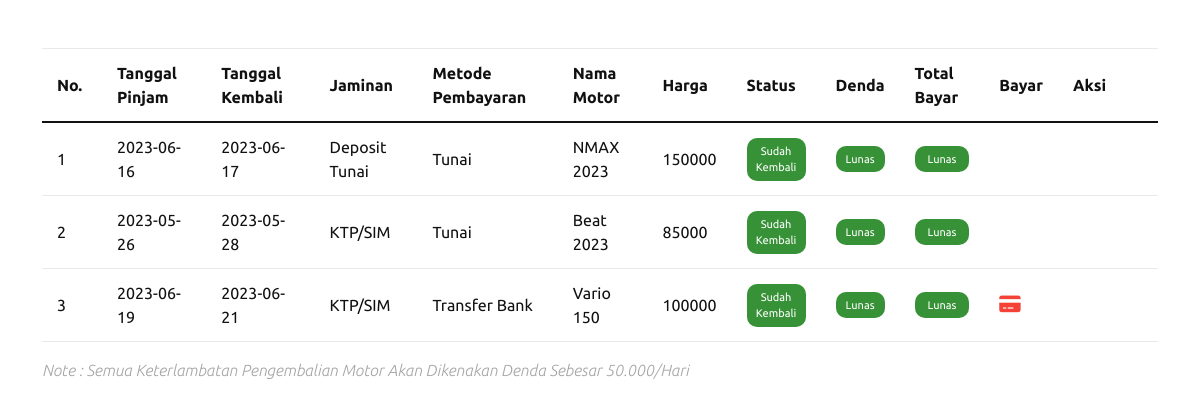
/orders.php (signed in), run on the app's committed database.
### tables this page shows
CREATE TABLE `tb_sewa` (
  `id_sewa` int(10) NOT NULL,
  `id_customer` int(10) NOT NULL,
  `id_motor` int(10) NOT NULL,
  `tgl_pinjam` date NOT NULL,
  `tgl_kembali` date NOT NULL,
  `jaminan` varchar(30) NOT NULL,
  `metode_pembayaran` varchar(30) NOT NULL,
  `total_bayar` varchar(30) NOT NULL,
  `status` varchar(30) NOT NULL,
  `denda` varchar(30) NOT NULL
);

CREATE TABLE `tb_motor` (
  `id_motor` int(10) NOT NULL,
  `no_plat` varchar(15) NOT NULL,
  `jenis_motor` varchar(20) NOT NULL,
  `merk` varchar(20) NOT NULL,
  `gambar` text NOT NULL,
  `harga` varchar(25) NOT NULL,
  `status` enum('0','1') NOT NULL
);

### orders.php (the view, shortened to what this page needs)
<?php
require_once "connections/config.php";
$id = $_SESSION["session_username"];
$query = "SELECT id_customer FROM tb_customer WHERE username = ?";
$stmt = $conn->prepare($query);
$stmt->bind_param("s", $id);
$stmt->execute();
$result = $stmt->get_result();
if ($result->num_rows > 0) {
    $row = $result->fetch_assoc();
    $id_customer = $row["id_customer"];
    $query_orderan = "SELECT tb_sewa.*, tb_motor.merk, tb_motor.harga
                      FROM tb_sewa
                      INNER JOIN tb_motor ON tb_sewa.id_motor = tb_motor.id_motor
                      WHERE tb_sewa.id_customer = ?";
    $stmt_orderan = $conn->prepare($query_orderan);
    $stmt_orderan->bind_param("s", $id_customer);
    $stmt_orderan->execute();
    $result_orderan = $stmt_orderan->get_result();
}
?>
<!DOCTYPE html>
<html lang="en">
<head>
    <link rel="stylesheet" href="https://stackpath.bootstrapcdn.com/bootstrap/4.5.0/css/bootstrap.min.css">
    <link rel="stylesheet" href="https://maxcdn.bootstrapcdn.com/font-awesome/4.7.0/css/font-awesome.min.css">
    <link href="css/bootstrap.min.css" rel="stylesheet">
    <link href="css/style.css?v=2" rel="stylesheet">
</head>
<body>
    <div class="container mt-5">
        <table class="table mt-3">
            <thead>
                <tr>
                    <th class="text-dark text">No.</th>
                    <th class="text-dark text">Tanggal Pinjam</th>
                    <th class="text-dark text">Tanggal Kembali</th>
                    <th class="text-dark text">Jaminan</th>
                    <th class="text-dark text">Metode Pembayaran</th>
                    <th class="text-dark text">Nama Motor</th>
                    <th class="text-dark text">Harga</th>
                    <th class="text-dark text">Status</th>
                    <th class="text-dark text">Denda</th>
                    <th class="text-dark text">Total Bayar</th>
                    <th class="text-dark text">Bayar</th>
                    <th class="text-dark text">Aksi</th>
                </tr>
            </thead>
            <tbody>
                <?php
                if ($result_orderan->num_rows > 0) {
                    $no = 1;
                    while ($row_orderan = $result_orderan->fetch_assoc()) {
                        echo "<tr>";
                        echo "<td class='text-dark text'>" . $no . "</td>";
                        echo "<td class='text-dark text'>" . $row_orderan['tgl_pinjam'] . "</td>";
                        echo "<td class='text-dark text'>" . $row_orderan['tgl_kembali'] . "</td>";
                        echo "<td class='text-dark text'>" . $row_orderan['jaminan'] . "</td>";
                        echo "<td class='text-dark text'>" . $row_orderan['metode_pembayaran'] . "</td>";
                        echo "<td class='text-dark text'>" . $row_orderan['merk'] . "</td>";
                        echo "<td class='text-dark text'>" . $row_orderan['harga'] . "</td>";
                        echo "<td class='text-center'><div style='background-color: #379237; color: #fff; border-radius: 10px; font-size: 11px; padding: 5px;'>" . $row_orderan['status'] . "</div></td>";
                        if ($row_orderan['status'] === "Sudah Kembali") {
                            echo "<td><div class='text-center' style='background-color: #379237; color: #fff; border-radius: 10px; font-size: 11px; padding: 5px;'> Lunas</div></td>";
                            echo "<td><div class='text-center' style='background-color: #379237; color: #fff; border-radius: 10px; font-size: 11px; padding: 5px;'> Lunas</div></td>";
                        } else {
                            echo "<td class='text'>" . $row_orderan['denda'] . "</td>";
                            echo "<td class='text'>" . $row_orderan['total_bayar'] . "</td>";
                        }
                        if ($row_orderan['metode_pembayaran'] != "Tunai") {
                            echo '<td><a href="index.php?p=bayar&menu_upd=' . $row_orderan['id_sewa'] . '" class="delete" title="Bayar"><i class="fa-solid fa-credit-card"></i></i></a></td>';
                        } else {
                            echo '<td></td>';
                        }
                        if ($row_orderan['status'] != "Belum Kembali" && $row_orderan['status'] != "Sudah Kembali") {
                            echo '<td><a href="cancelSewa.php?menu_del=' . $row_orderan['id_sewa'] . '" class="delete" title="Cancel"><i class="fa-solid fa-ban"></i></a></td>';
                        } else {
                            echo '<td></td>';
                        }
                        echo "</tr>";
                        $no++;
                    }
                } else {
                    echo "<tr><td colspan='8' class='text'>Tidak ada orderan sewa motor.</td></tr>";
                }
                ?>
            </tbody>
        </table>
        <p class="mt-3 text"><i>Note : Semua Keterlambatan Pengembalian Motor Akan Dikenakan Denda Sebesar 50.000/Hari</i></p>
    </div>
</body>
</html>

### css/style.css (style rules this page uses)
:root { --primary: #D81324; --secondary: #0B2154; --light: #F2F2F2; --dark: #111111; --putih: #fff; --merah: #9F2425; --abu: #a5a5a7; --kuning: #F9D949; --biru: #146C94; }
.footer-col ul li a, p { font-size: 16px; text-transform: capitalize; text-decoration: none; font-weight: 300; color: var(--abu); display: block; transition: all 0.3s ease; }
table.table tr th, table.table tr td { border-color: #e9e9e9; padding: 12px 15px; vertical-align: middle; }
table.table tr th:first-child { width: 60px; }
table.table tr th:last-child { width: 100px; }
table.table td a { font-weight: bold; color: #566787; display: inline-block; text-decoration: none; outline: none !important; font-family: 'Poppins', sans-serif; }
table.table td a.delete { color: #F44336; }
table.table td i { font-size: 19px; }

### data on the page
tb_sewa: tgl_pinjam "2023-06-16", tgl_kembali "2023-06-17", jaminan "Deposit Tunai", metode_pembayaran "Tunai", id_motor.merk "NMAX 2023", id_motor.harga "150000", status "Sudah Kembali", shows "Lunas"
tb_sewa: tgl_pinjam "2023-05-26", tgl_kembali "2023-05-28", jaminan "KTP/SIM", metode_pembayaran "Tunai", id_motor.merk "Beat 2023", id_motor.harga "85000", status "Sudah Kembali", shows "Lunas"
tb_sewa: tgl_pinjam "2023-06-19", tgl_kembali "2023-06-21", jaminan "KTP/SIM", metode_pembayaran "Transfer Bank", id_motor.merk "Vario 150", id_motor.harga "100000", status "Sudah Kembali", shows "Lunas"
